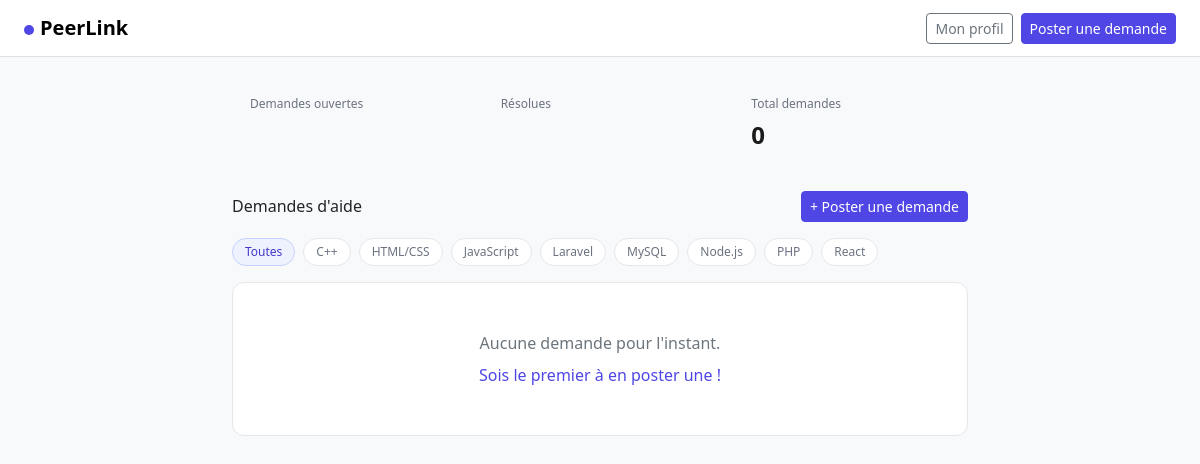
Screenshot of /browse.php with the database file from the repository.
### tables this page shows
CREATE TABLE technologie (
    id_technologie  INT          PRIMARY KEY AUTO_INCREMENT,
    nom_technologie VARCHAR(100) NOT NULL UNIQUE
);

### browse.php (the view, shortened to what this page needs)
<?php
require_once 'config/db.php';
$filtre = isset($_GET['techno']) ? (int) $_GET['techno'] : 0;
$stats = $pdo->query("
    SELECT
        SUM(statut = 'ouverte')  AS ouvertes,
        SUM(statut = 'terminee') AS terminees,
        COUNT(*)                 AS total
    FROM demande
")->fetch();
$technos = $pdo->query("SELECT * FROM technologie ORDER BY nom_technologie")->fetchAll();
$sql = "
    SELECT d.*, u.nom AS nom_demandeur, t.nom_technologie,
           (SELECT COUNT(*) FROM reponse r WHERE r.id_demande = d.id_demande) AS nb_reponses
    FROM demande d
    JOIN utilisateur u ON d.id_demandeur = u.id_utilisateur
    JOIN technologie t ON d.id_technologie = t.id_technologie
";
$sql .= " ORDER BY d.date_creation DESC";
$stmtDemandes = $pdo->prepare($sql);
$stmtDemandes->execute();
$demandes = $stmtDemandes->fetchAll();
?>
<!DOCTYPE html>
<html lang="fr">
<head>
    <link rel="stylesheet" href="https://cdn.jsdelivr.net/npm/bootstrap@5.3.0/dist/css/bootstrap.min.css" />
    <link rel="stylesheet" href="css/style.css" />
</head>
<body>
<nav class="navbar navbar-light bg-white border-bottom px-4">
    <a class="navbar-brand fw-semibold" href="browse.php">
        <span class="logo-dot"></span>PeerLink
    </a>
    <div class="d-flex gap-2">
        <a href="profile.php?id=1" class="btn btn-sm btn-outline-secondary">Mon profil</a>
        <a href="create_request.php" class="btn btn-sm btn-peer">Poster une demande</a>
    </div>
</nav>
<div class="container py-4" style="max-width:760px">
    <div class="row g-3 mb-4">
        <div class="col-4">
            <div class="stat-card">
                <div class="stat-label">Demandes ouvertes</div>
            </div>
        </div>
        <div class="col-4">
            <div class="stat-card">
                <div class="stat-label">Résolues</div>
            </div>
        </div>
        <div class="col-4">
            <div class="stat-card">
                <div class="stat-label">Total demandes</div>
                <div class="stat-value"><?= $stats['total'] ?></div>
            </div>
        </div>
    </div>
    <div class="d-flex align-items-center justify-content-between mb-3">
        <h1 class="h6 mb-0">Demandes d'aide</h1>
        <a href="create_request.php" class="btn btn-sm btn-peer">+ Poster une demande</a>
    </div>
    <div class="d-flex flex-wrap gap-2 mb-3">
        <a href="browse.php" class="chip <?= !$filtre ? 'active' : '' ?>">Toutes</a>
        <?php foreach ($technos as $t) : ?>
            <a href="browse.php?techno=<?= $t['id_technologie'] ?>"
               class="chip <?= $filtre === (int)$t['id_technologie'] ? 'active' : '' ?>">
                <?= htmlspecialchars($t['nom_technologie']) ?>
            </a>
        <?php endforeach; ?>
    </div>
    <?php if (empty($demandes)) : ?>
        <div class="peer-card text-center text-secondary py-5">
            Aucune demande pour l'instant.
            <a href="create_request.php" class="d-block mt-2 text-decoration-none" style="color:#4F46E5">
                Sois le premier à en poster une !
            </a>
        </div>
    <?php endif; ?>
</div>
</body>
</html>

### css/style.css (style rules this page uses)
body { background-color: #f8f9fa; }
.navbar-brand .logo-dot { display: inline-block; width: 10px; height: 10px; border-radius: 50%; background: #4F46E5; margin-right: 6px; vertical-align: middle; }
.peer-card { background: #fff; border: 1px solid #e5e7eb; border-radius: 12px; padding: 20px; transition: border-color .15s; }
.stat-card { background: #f8f9fa; border-radius: 8px; padding: 14px 18px; }
.stat-label { font-size: 12px; color: #6b7280; margin-bottom: 4px; }
.stat-value { font-size: 24px; font-weight: 600; color: #1a1a1a; }
.chip { font-size: 12px; padding: 4px 12px; border-radius: 20px; border: 1px solid #e5e7eb; background: #fff; color: #6b7280; cursor: pointer; text-decoration: none; transition: all .1s; display: inline-block; }
.chip:hover, .chip.active { background: #EEF2FF; color: #4338CA; border-color: #C7D2FE; }
.btn-peer { background: #4F46E5; border-color: #4F46E5; color: #fff; }

### rows the page displays
technologie: nom_technologie "C++"
technologie: nom_technologie "HTML/CSS"
technologie: nom_technologie "JavaScript"
technologie: nom_technologie "Laravel"
technologie: nom_technologie "MySQL"
technologie: nom_technologie "Node.js"
technologie: nom_technologie "PHP"
technologie: nom_technologie "React"

### other values shown
$stats['total'] "0"
